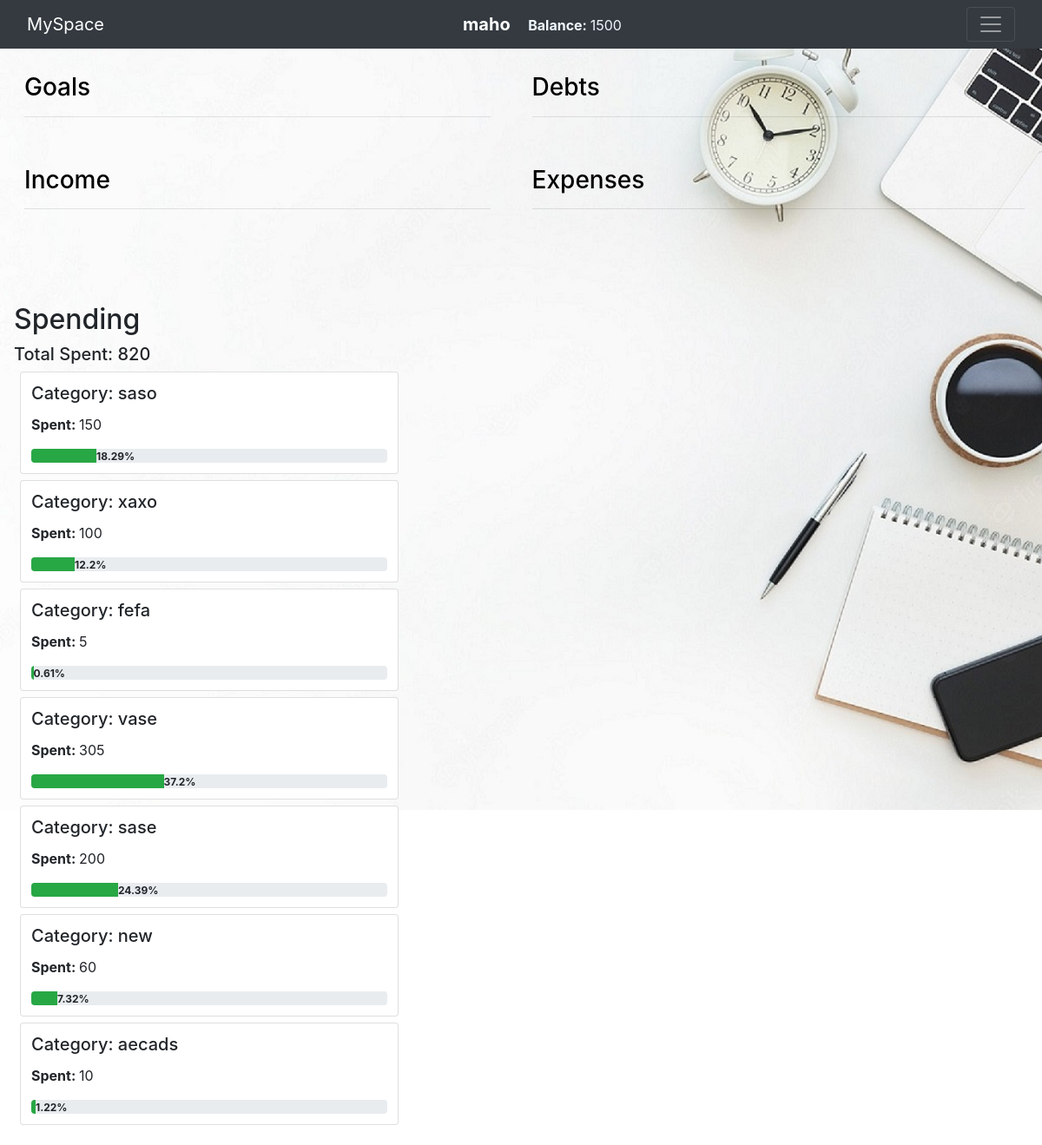
The page / (signed in) on the database its author committed.
### space/models.py (models this page shows)
class User(AbstractUser):
    balance = models.IntegerField(default=0)
    currency = models.CharField(max_length=5, default='USD')
    emails = models.BooleanField(default=True)

class Expense(models.Model):
    user_id = models.ForeignKey(
        User, on_delete=models.CASCADE, related_name="expense_user")
    title = models.CharField(max_length=100)
    price = models.IntegerField(default=0)
    category = models.CharField(max_length=100, default="")
    date = models.DateField(auto_now_add=True)

### space/views.py (the view)
# urls.py: path("", views.index, name="index"),
def index(request):
    user = request.user
    expenses = Expense.objects.filter(user_id=user.id)
    categories = []
    category_spends = []
    price_p = 0
    total_spent = 0
    for item in expenses:
        total_spent += item.price
        if item.category not in categories:
            categories.append(item.category)
    for category in categories:
        price_p = 0
        price_col = Expense.objects.filter(
            category=category)
        for row in price_col:
            price_p += row.price
        pe = round(price_p/total_spent*100, 2)
        percentage = f"{pe}%"
        category_spends.append([category, price_p, percentage])
    return render(request, "space/index.html", {
        "expenses": category_spends,
        "total": total_spent
    })
    ...

### space/templates/space/index.html (shortened to what this page needs)
{% extends "space/layout.html" %}
{% load static %}
{% block body %}
{% if user.is_authenticated %}
<div class="d-flex ">
  <div class="d-flex flex-wrap flex-fill">
    <div class="p-2 flex-fill">
      <div class="p-2">
        <button type="button" id="goals" class="collapsible container p-2">
          <h3>Goals</h3>
          <hr class="hr" />
        </button>
      </div>
      <div class="p-2">
        <button type="button" id="income" class="collapsible container p-2">
          <h3>Income</h3>
          <hr class="hr" />
        </button>
      </div>
    </div>
    <div class="p-2 flex-fill">
      <div class="p-2">
        <button type="button" id="debts" class="collapsible container p-2">
          <h3>Debts</h3>
          <hr class="hr" />
        </button>
      </div>
      <div class="p-2">
        <button type="button" id="expense" class="collapsible container p-2">
          <h3>Expenses</h3>
          <hr class="hr" />
        </button>
      </div>
    </div>
  </div>
</div>
<br>
<br>
<div class="d-flex p-2 flex-wrap">
  <div class="d-flex flex-wrap flex-fill">
    <div class="p-2 flex-fill">
      <h2>Spending</h2>
      <h5>Total Spent: {{ total }}</h5>
      <div class="spend">
        {% for row in expenses %}
        <div class="card" style="margin: 7px;">
          <div class="card-body" style="padding: 12px;">
            <h5 class="card-title">Category: {{ row.0 }}</h5>
            <p class="card-text"><strong>Spent: </strong> {{ row.1 }}</p>
            <div class="progress">
              <div class="progress-bar bg-success line" role="progressbar" aria-label="Success example"
                style="color:black;width: {{ row.2 }}" aria-valuenow="25" aria-valuemin="0" aria-valuemax="100">
              </div><strong>{{row.2}}</strong>
            </div>
          </div>
        </div>
        {% endfor %}
      </div>
    </div>
  </div>
  {% endif %}
  {% endblock %}

### space/templates/space/layout.html (shortened to what this page needs)
{% load static %}
<!DOCTYPE html>
<html lang="en">
<head>
  <link rel="stylesheet" href="https://stackpath.bootstrapcdn.com/bootstrap/4.4.1/css/bootstrap.min.css"
>
  <link href="{% static 'space/styles.css' %}" rel="stylesheet">
</head>
<body>
  <nav class="navbar navbar-dark bg-dark" style="width: 100%;">
    <div class="container-fluid">
      <a class="navbar-brand" href="{% url 'index' %}"><span>MySpace</span></a>
      {% if user.is_authenticated %}
      <ul class="navbar-nav me-auto mb-2 mb-lg-0">
        <li class="nav-item">
          <span class="navbar-brand"><strong>{{user.username}}</strong></span>
          <a href="{% url 'balance' %}"><span class="white"><strong>Balance: </strong></span><span id="user_balance"
              style="color: aliceblue;">{{user.balance}}</span></a>
        </li>
      </ul>
      {% endif %}
      {% if user.is_authenticated %}
      <button class="navbar-toggler" type="button" data-bs-toggle="collapse"
        data-bs-target="#navbarToggleExternalContent" aria-controls="navbarToggleExternalContent" aria-expanded="false"
        aria-label="Toggle navigation">
        <span class="navbar-toggler-icon"></span>
      </button>
      {% endif %}
    </div>
  </nav>
  <div class="body">
    {% block body %}
    {% endblock %}
  </div>
</body>
</html>

### space/static/space/styles.css (style rules this page uses)
body { background-image: url(/static/work.jpg); background-repeat: no-repeat; }
.line { display: inline; }
.container { margin-top: 1%; max-width: 700px; }
.white { text-align: center; color: aliceblue; }
.collapsible { cursor: pointer; border: none; margin: 4px; outline: none; text-align: left; background: none; }
.spend { max-width: 450px; }

### rows shown on the page
User: username "maho", balance "1500"
Expense: category "saso"
Expense: category "xaxo"
Expense: category "fefa"
Expense: category "vase"
Expense: category "sase"
Expense: category "new"
Expense: category "aecads"

### other values the page prints
{{ total }} "820"
{{ row.1 }} "150" "100" "5" "305" "200" "60" "10"
{{ row.2 }} "18.29%" "12.2%" "0.61%" "37.2%" "24.39%" "7.32%" "1.22%"
